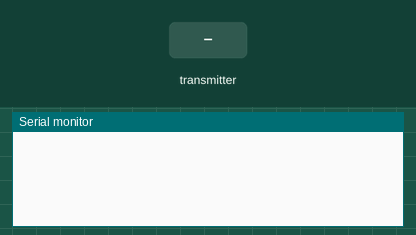
The sketch below on a simulated ESP32. Parts: the last lines printed to the serial monitor. Inputs (shaded band) come from the test bench.

Above: at 1.2 s.
1.3 s: the transmitter starts sending id = 0
At 1.66 s:
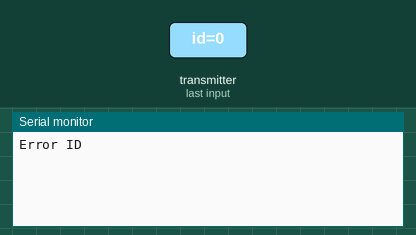
3.3 s: the transmitter starts sending id = 1
At 3.66 s:
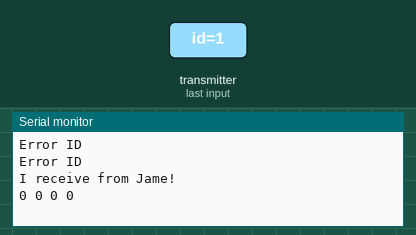
4.8 s: the transmitter starts sending rt = 64
At 5.16 s:
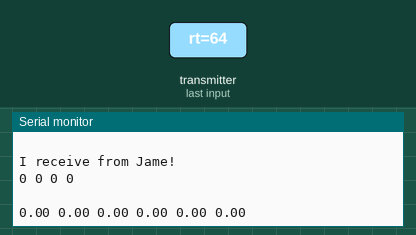

The sketch:

botjame.ino
```cpp
#include <esp_now.h>
#include <WiFi.h>

uint8_t stateRT = 1,stateRD = 1,stateRL = 1,stateRR = 1;
uint8_t stateLT = 1,stateLD = 1,stateLL = 1,stateLR = 1;

uint8_t laststateRT = 1,laststateRD = 1,laststateRL = 1,laststateRR = 1;
uint8_t laststateLT = 1,laststateLD = 1,laststateLL = 1,laststateLR = 1;

byte incomingByte;
double sensorData[6] = {0, 0, 0, 0, 0, 0};
int ind1 = LOW;

typedef struct struct_message {
  int32_t id;
   uint8_t rt,rd,rl,rr,lt,ld,ll,lr;
  int32_t encl,encr;
  int32_t x,y,z,w;
} struct_message;

struct_message myData;

int master = 1;

void OnDataRecv(const uint8_t * mac, const uint8_t *incomingData, int len) {
  memcpy(&myData, incomingData, sizeof(myData));
  if(myData.id == 1){
    if(myData.rt == 1)//placeholder
    {
      //do Palm
    }
    else{
      //do Jame
    }
    if(master = 1){
      jame();//placeholder
    }
  }
  else if(myData.id == 2 && master == 2){
    palm();
  }
  else{
    Serial.println("Error ID");
  }

}

void palm(){
  stateRT = myData.rt;
stateRD = myData.rd;
stateRL = myData.rl;
stateRR = myData.rr;
stateLT = myData.lt;
stateLD = myData.ld;
stateLL = myData.ll;
stateLR = myData.lr;

/*
Serial.print(myData.rt);
Serial.print(" ");
Serial.print (myData.rd);
Serial.print (" ");
Serial.print (myData.rl);
Serial.print(" ");
Serial.print (myData.rr);
Serial.print(" ");
Serial.print (myData.lt);
Serial.print(" ");
Serial.print (myData.ld);
Serial.print(" ");
Serial.print (myData.ll);
Serial.print(" ");
Serial.print (myData.lr);
Serial.print(" ");
Serial.print (myData.encl);
Serial.print(" ");
Serial.print (myData.encr);
Serial.print(" ");
*/
Serial.println("I receive from Palm!");
Serial.print (myData.x);
Serial.print(" ");
Serial.print (myData.y);
Serial.print(" ");
Serial.print (myData.z);
Serial.print(" ");
Serial.print (myData.w);
Serial.println(" ");
Serial.println(" ");
}

void jame(){
  stateRT = myData.rt;
stateRD = myData.rd;
stateRL = myData.rl;
stateRR = myData.rr;
stateLT = myData.lt;
stateLD = myData.ld;
stateLL = myData.ll;
stateLR = myData.lr;

/*
Serial.print(myData.rt);
Serial.print(" ");
Serial.print (myData.rd);
Serial.print (" ");
Serial.print (myData.rl);
Serial.print(" ");
Serial.print (myData.rr);
Serial.print(" ");
Serial.print (myData.lt);
Serial.print(" ");
Serial.print (myData.ld);
Serial.print(" ");
Serial.print (myData.ll);
Serial.print(" ");
Serial.print (myData.lr);
Serial.print(" ");
Serial.print (myData.encl);
Serial.print(" ");
Serial.print (myData.encr);
Serial.print(" ");
*/
Serial.println("I receive from Jame!");
Serial.print (myData.x);
Serial.print(" ");
Serial.print (myData.y);
Serial.print(" ");
Serial.print (myData.z);
Serial.print(" ");
Serial.print (myData.w);
Serial.println(" ");
Serial.println(" ");
}

void setup() {
  Serial.begin(115200);
  //pinMode(LED_BUILTIN, OUTPUT);
  WiFi.mode(WIFI_STA);

  if (esp_now_init() != ESP_OK) {
    return;
  }

  esp_now_register_recv_cb(OnDataRecv);
}

void loop() {

  if(stateRT != laststateRT){
    laststateRT = stateRT;

      if(stateRT != LOW){
//        Serial.write(sensorData,6);

        Serial.print(sensorData[0]);
        Serial.print(" ");
        Serial.print(sensorData[1]);
        Serial.print(" ");
        Serial.print(sensorData[2]);
        Serial.print(" ");
        Serial.print(sensorData[3]);
        Serial.print(" ");
        Serial.print(sensorData[4]);
        Serial.print(" ");
        Serial.println(sensorData[5]);
//        Serial.println(sensorData);
        /**/
        laststateRT = stateRT;
      }
  }

  /*
   if (Serial.available()) {
    incomingByte = Serial.read();
    //Serial.println(incomingByte);
   //incomingByte.trim();
   if (incomingByte == 97){
    ind1 = !ind1;
    digitalWrite(LED_BUILTIN, ind1);
    }
  }
 */
}
```

Measured:
- after the input at 1.3 s, the serial monitor: prints a new line after 0.05 s (image 1)
- after the input at 3.3 s, the serial monitor: prints a new line after 0.05 s (image 2)
- after the input at 4.8 s, the serial monitor: prints a new line after 0.05 s (image 3)
